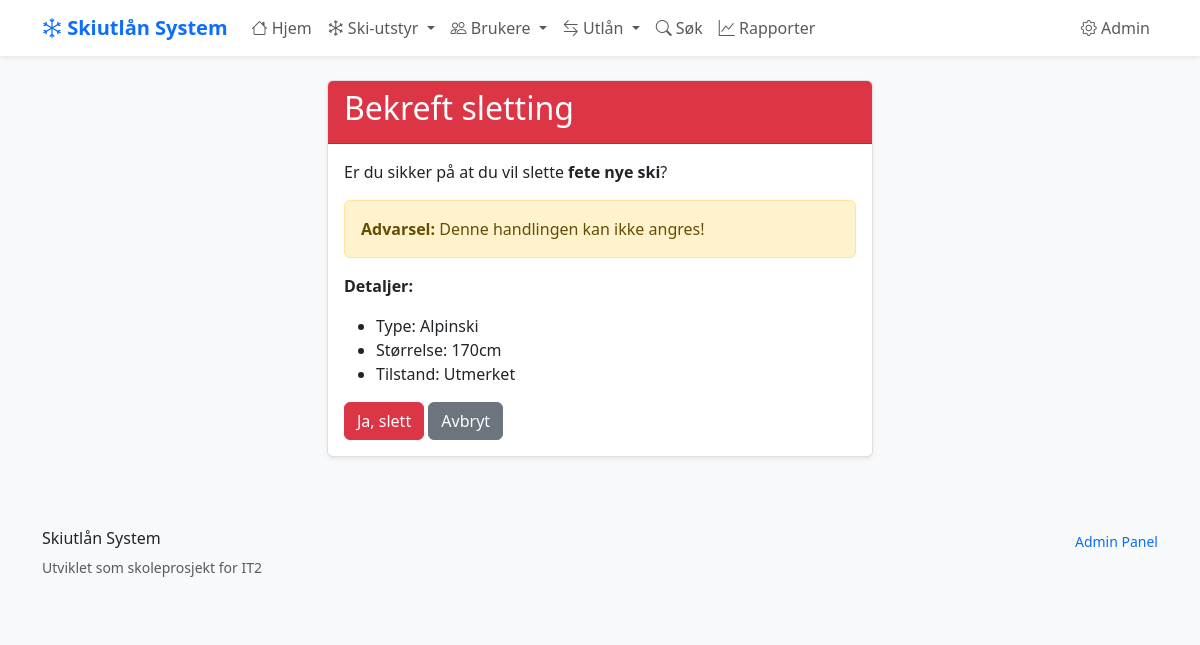
The page /ski-items/11/slett/ on the database its author committed.
### skiutlan/models.py (models this page shows, shortened)
class SkiItem(models.Model):
    SKI_TYPES = [
        ('alpinski', 'Alpinski'),
        ('langrenn', 'Langrennsski'),
        ('snowboard', 'Snowboard'),
        ('stovler', 'Skistøvler'),
        ('staver', 'Skistaver'),
    ]
    navn = models.CharField(max_length=100, help_text="Navn på ski-elementet")
    type_ski = models.CharField(
        max_length=20,
        choices=SKI_TYPES,
        help_text="Type ski-element"
    )
    storrelse = models.IntegerField(
        validators=[MinValueValidator(1), MaxValueValidator(300)],
        help_text="Størrelse i cm for ski/staver, EU-størrelse for støvler"
    )
    tilstand = models.CharField(
        max_length=20,
        choices=[
            ('utmerket', 'Utmerket'),
            ('god', 'God'),
            ('slitt', 'Slitt'),
            ('reparasjon', 'Trenger reparasjon'),
        ],
        default='god'
    )
    opprettet = models.DateTimeField(auto_now_add=True)
    oppdatert = models.DateTimeField(auto_now=True)
    class Meta:
        verbose_name = "Ski-element"
        verbose_name_plural = "Ski-elementer"
        ordering = ['type_ski', 'storrelse']  # Sorterer automatisk

### skiutlan/views.py (the view)
# urls.py: path('ski-items/<int:item_id>/slett/', views.ski_item_slett, name='ski_item_slett'),
def ski_item_slett(request, item_id):
    ski_item = get_object_or_404(SkiItem, id=item_id)
    aktive_utlan = Utlan.objects.filter(
        ski_item=ski_item, returnert_dato__isnull=True)
    if aktive_utlan.exists():
        messages.error(request, f'Kan ikke slette: "{ski_item.navn}" - er i aktiv utlån!')
        return redirect('skiutlan:ski_item_detalj', item_id=item_id)
    if request.method == 'POST':
        navn = ski_item.navn
        ski_item.delete()
        messages.success(request, f'Ski-item "{navn}" ble slettet!')
        return redirect('skiutlan:ski_item_liste')
    context = {
        'ski_item': ski_item,
        'aktive_utlan': aktive_utlan
    }
    return render(request, 'skiutlan/ski_item_slett_bekreft.html', context)

### skiutlan/templates/skiutlan/ski_item_slett_bekreft.html (shortened to what this page needs)
{% extends 'skiutlan/base.html' %}
{% block content %}
<div class="row justify-content-center">
    <div class="col-md-6">
        <div class="card">
            <div class="card-header bg-danger text-white">
                <h2>Bekreft sletting</h2>
            </div>
            <div class="card-body">
                <p>Er du sikker på at du vil slette <strong>{{ ski_item.navn }}</strong>?</p>
                <div class="alert alert-warning">
                    <strong>Advarsel:</strong> Denne handlingen kan ikke angres!
                </div>
                <p><strong>Detaljer:</strong></p>
                <ul>
                    <li>Type: {{ ski_item.get_type_ski_display }}</li>
                    <li>Størrelse: {{ ski_item.storrelse }}{% if ski_item.type_ski == 'stovler' %}EU{% else %}cm{% endif %}</li>
                    <li>Tilstand: {{ ski_item.get_tilstand_display }}</li>
                </ul>
                <form method="post" class="d-inline">
                    <button type="submit" class="btn btn-danger">Ja, slett</button>
                </form>
                <a href="{% url 'skiutlan:ski_item_detalj' ski_item.id %}" class="btn btn-secondary">Avbryt</a>
            </div>
        </div>
    </div>
</div>
{% endblock %}

### skiutlan/templates/skiutlan/base.html (style rules this page uses)
:root { --primary-color: #0d6efd; --secondary-color: #6c757d; --success-color: #198754; --warning-color: #ffc107; --danger-color: #dc3545; }
body { font-family: 'Segoe UI', Tahoma, Geneva, Verdana, sans-serif; background-color: #f8f9fa; }
.card { box-shadow: 0 0.125rem 0.25rem rgba(0, 0, 0, 0.075); border: 1px solid rgba(0, 0, 0, 0.125); }

### rows shown on the page
SkiItem: navn "fete nye ski", type_ski "Alpinski", storrelse "170", tilstand "Utmerket"
